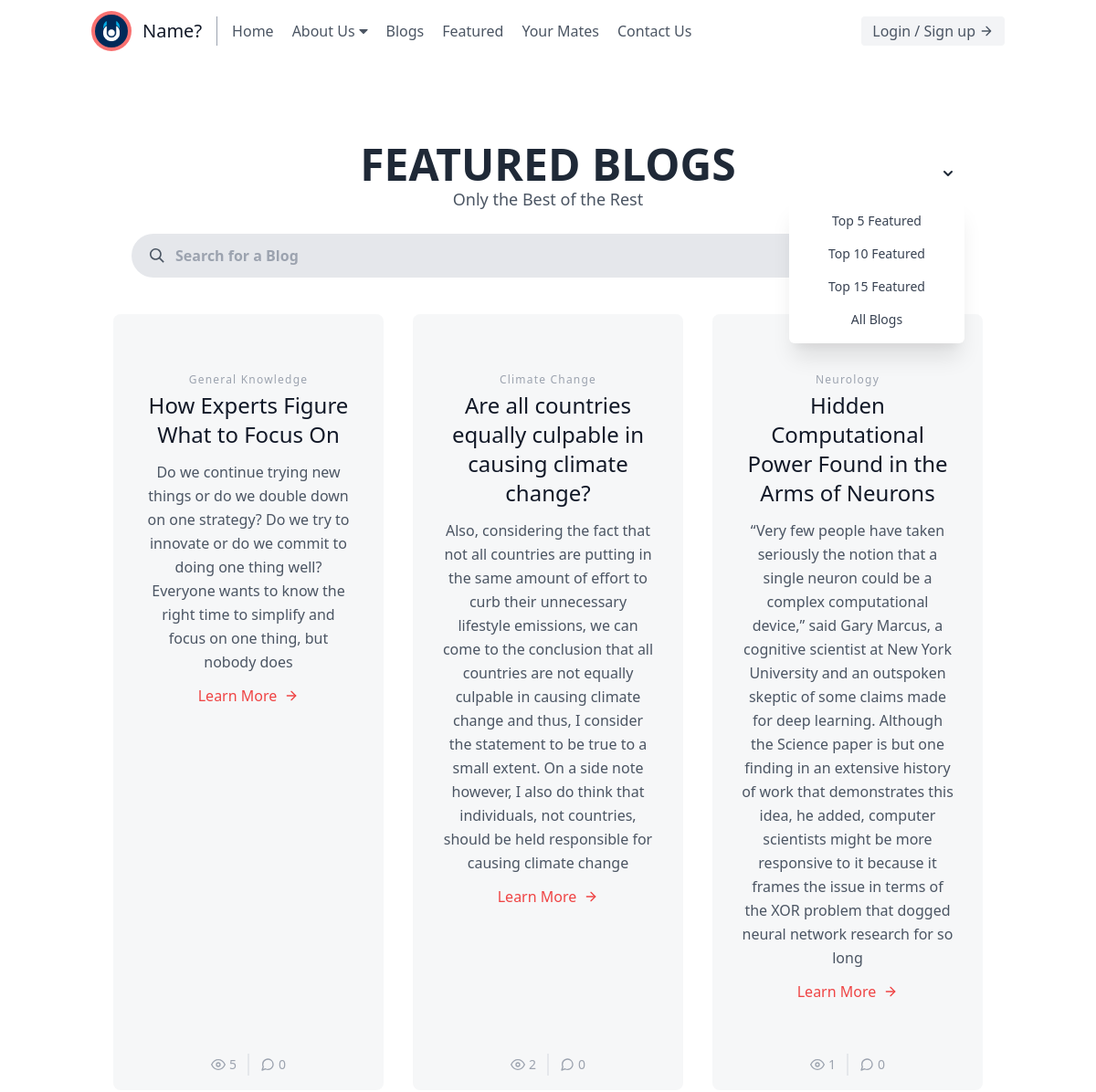
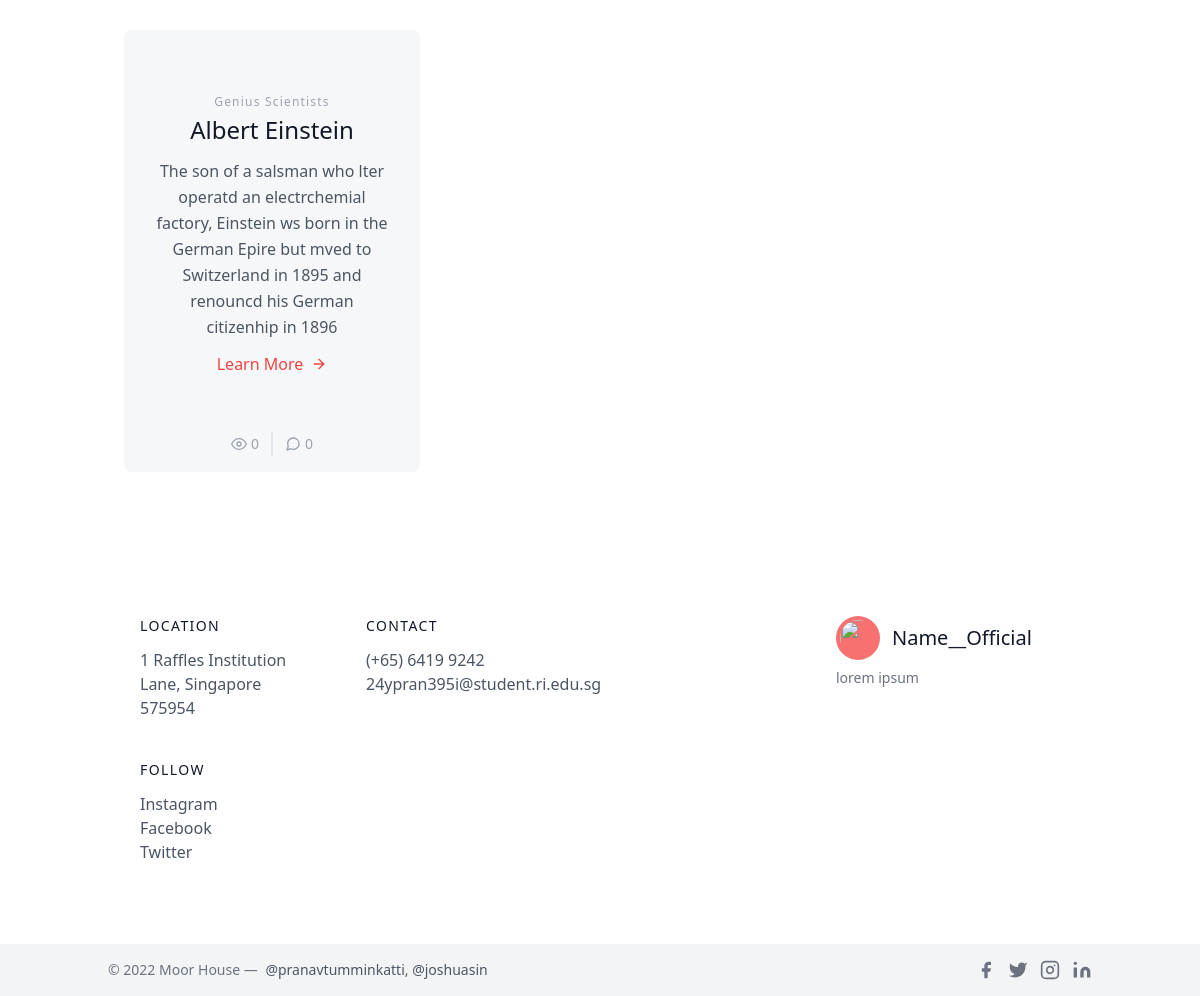
/featured_blogs, run on the app's committed database (2 pictures, top to bottom).
### BlogApp/models.py (models this page shows)
class blog_data(db.Model):
  id = db.Column(db.Integer, primary_key = True, unique=True)
  category = db.Column(db.String(50), nullable=False)
  title = db.Column(db.String(100), nullable=False)
  content = db.Column(db.Text(), nullable=False)
  synopsis = db.Column(db.String(), nullable=False)
  date_created = db.Column(db.DateTime, default=datetime.now(), nullable=False)
  img = db.Column(db.String(),nullable=False,default="https://source.unsplash.com/collection/1346951/1000x500?sig={}".format(random.randint(1,51)))
  featured = db.Column(db.Boolean(), nullable=False, default=False)
  views = db.Column(db.Integer, default=0, nullable=False)
  profile_id = db.Column(db.Integer, db.ForeignKey("profile.id"), nullable=False)
  tags = db.relationship("Tag", secondary="tag_blog", backref=db.backref("blogs", lazy = "dynamic"))
  comments = db.relationship("Comment", backref = "blog", lazy='dynamic')

### BlogApp/views/general.py (the view)
@general.route("/featured_blogs", methods=['GET', 'POST'])
@general.route("/featured_blogs/<int:limit>", methods=['GET', 'POST'])
def featured_blogs(limit=5):
    records = blog_data.query.order_by(blog_data.views.desc()).limit(limit).all()
    return render_template('general/featured_blogs.html', posts=records, reading_time=reading_time, count_likes=count_likes)

### BlogApp/templates/general/featured_blogs.html (shortened to what this page needs)
{% extends "base.html" %}
{% block body %}
<section class="text-gray-600 body-font">
    <div class="container px-5 py-12 mx-auto">
      <div class="flex flex-wrap w-full p-4">
        {% if not posts %}
          <header class="w-full container mx-auto">
            <div class="flex flex-col items-center py-6">
                <a class="font-bold text-gray-800 uppercase hover:text-gray-700 text-5xl">
                    No Blogs featured yet!
                </a>
                <p class="text-lg text-gray-600">
                  Try writing one with our <span><a href='/essay_starter' class='hover:underline hover:text-blue-800 text-blue-700'>AI-based essay starter</a>!</span>
                </p>
            </div>
          </header>
        {% else %}
          <header class="w-full container mx-auto">
            <div class="flex flex-col items-center py-6">
                <a class="font-bold text-gray-800 uppercase hover:text-gray-700 text-5xl">
                    Featured Blogs
                </a>
                <p class="text-lg text-gray-600">
                    Only the Best of the Rest
                </p>
            </div>
          </header>
        <div class="text-center absolute top-200 right-20 p-10 pr-16">
        <div x-data="{ dropdownOpen: true }" class="relative">
          <button @click="dropdownOpen = !dropdownOpen" class="relative z-10 block rounded-md bg-white p-2 focus:outline-none">
            <svg class="h-5 w-5 text-gray-800" xmlns="http://www.w3.org/2000/svg" viewBox="0 0 20 20" fill="currentColor">
              <path fill-rule="evenodd" d="M5.293 7.293a1 1 0 011.414 0L10 10.586l3.293-3.293a1 1 0 111.414 1.414l-4 4a1 1 0 01-1.414 0l-4-4a1 1 0 010-1.414z" clip-rule="evenodd" />
            </svg>
          </button>
          <div x-show="dropdownOpen" @click="dropdownOpen = false" class="fixed inset-0 h-full w-full z-10"></div>
          <div x-show="dropdownOpen" class="absolute right-0 mt-2 py-2 w-48 bg-white rounded-md shadow-xl z-20">
            <a href="/featured_blogs/5" class="block px-4 py-2 text-sm capitalize text-gray-700 hover:bg-blue-500 hover:text-white">
              Top 5 Featured
            </a>
            <a href="/featured_blogs/10" class="block px-4 py-2 text-sm capitalize text-gray-700 hover:bg-blue-500 hover:text-white">
              Top 10 Featured
            </a>
            <a href="/featured_blogs/15" class="block px-4 py-2 text-sm capitalize text-gray-700 hover:bg-blue-500 hover:text-white">
              Top 15 Featured
            </a>
            <a href="/your_blogs" class="block px-4 py-2 text-sm capitalize text-gray-700 hover:bg-blue-500 hover:text-white">
              All Blogs
            </a>
          </div>
        </div>
        </div>
        <div class="relative w-full px-5 pb-10">
          <div class="absolute h-10 mt-1 left-0 top-0 flex items-center pl-10">
              <svg class="h-4 w-4 fill-current text-gray-600" xmlns="http://www.w3.org/2000/svg" viewBox="0 0 20 20">
                  <path d="M12.9 14.32a8 8 0 1 1 1.41-1.41l5.35 5.33-1.42 1.42-5.33-5.34zM8 14A6 6 0 1 0 8 2a6 6 0 0 0 0 12z"></path>
              </svg>
          </div>
          <input id="search-toggle" type="search" placeholder="Search for a Blog" class="block w-full bg-gray-200 focus:outline-none focus:bg-white focus:shadow-md text-gray-700 font-bold rounded-full pl-12 pr-4 py-3" onkeyup="search_2()">
        </div>
        <div id = 'all' class="flex flex-wrap -m-4">
            {% for item in posts %}
              <div class="post-container-1 p-4 lg:w-1/3">
                <div class="post-container-2 h-full bg-gray-100 bg-opacity-75 px-8 pt-16 pb-24 rounded-lg overflow-hidden text-center relative">
                  <h2 class="category tracking-widest text-xs title-font font-medium text-gray-400 mb-1">{{  item.category }}</h2>
                  <h1 class="title-font sm:text-2xl text-xl font-medium text-gray-900 mb-3">{{  item.title  }}</h1>
                  <p class="leading-relaxed mb-3">{{ item.synopsis }}</p>
                  <a href='/display_post/{{ item.id }}' class="text-red-500 inline-flex items-center">Learn More
                    <svg class="w-4 h-4 ml-2" viewBox="0 0 24 24" stroke="currentColor" stroke-width="2" fill="none" stroke-linecap="round" stroke-linejoin="round">
                      <path d="M5 12h14"></path>
                      <path d="M12 5l7 7-7 7"></path>
                    </svg>
                  </a>
                  <div class="text-center mt-2 leading-none flex justify-center absolute bottom-0 left-0 w-full py-4">
                    <span class="text-gray-400 mr-3 inline-flex items-center leading-none text-sm pr-3 py-1 border-r-2 border-gray-200">
                      <svg class="w-4 h-4 mr-1" stroke="currentColor" stroke-width="2" fill="none" stroke-linecap="round" stroke-linejoin="round" viewBox="0 0 24 24">
                        <path d="M1 12s4-8 11-8 11 8 11 8-4 8-11 8-11-8-11-8z"></path>
                        <circle cx="12" cy="12" r="3"></circle>
                      </svg>{{ item.views }}
                    </span>
                    <span class="text-gray-400 inline-flex items-center leading-none text-sm">
                      {{ item.comments.all()|length }}
                    </span>
                  </div>
                </div>
              </div>
            {% endfor %}
          </div>
        </div>
        {% endif %}
      </div>
  </section>
  {% endblock %}

### BlogApp/templates/base.html (shortened to what this page needs)
<!DOCTYPE html>
<html lang='en-sg'>
<head>
  <link href="https://unpkg.com/tailwindcss@^2/dist/tailwind.min.css" rel="stylesheet">
</head>
<body>
    {% block header %}
    <header class="text-gray-600 body-font">
        <div class="container mx-auto flex flex-wrap p-3 flex-col md:flex-row items-center">
          <a class="flex title-font font-medium items-center text-gray-900 mb-4 md:mb-0">
            <img src="{{url_for('static', filename='Unveiled.jpg')}}" class="w-11 h-11 text-white p-1 bg-red-400 rounded-full"/>
            <span class="ml-3 text-xl">Name?</span>
          </a>
          <nav class="navbar md:mr-auto md:ml-4 md:py-1 md:pl-4 md:border-l md:border-gray-400	flex flex-wrap items-center text-base justify-center">
            <a href='/' class="mr-5 hover:text-gray-900">Home</a>
            <div class="dropdown mr-5">
              <button id='flash-x' class="dropbtn inline-flex items-center bg-gray-100 border-0 focus:outline-none hover:text-gray-900 rounded text-base">About Us<i class="ml-1 fa fa-caret-down"></i>
              </button>
          </div>
            <a href='/your_blogs' class="mr-5 hover:text-gray-900">Blogs</a>
            <a href='/featured_blogs' class="mr-5 hover:text-gray-900">Featured</a>
            <a href='/your_mates' class="mr-5 hover:text-gray-900">Your Mates</a>
            <a href='/contact_us' class="mr-5 hover:text-gray-900">Contact Us</a>
          </nav>
          {% if current_user.is_authenticated %}
          <button onclick="window.location.href='/dashboard'" class="inline-flex items-center bg-gray-100 border-0 py-1 px-3 focus:outline-none hover:bg-gray-200 rounded text-base mt-4 md:mt-0">{{ current_user.profile.name|capitalize }}
            <svg fill="none" stroke="currentColor" stroke-linecap="round" stroke-linejoin="round" stroke-width="2" class="w-4 h-4 ml-1" viewBox="0 0 24 24">
              <path d="M5 12h14M12 5l7 7-7 7"></path>
            </svg>
          </button>
          {% else %}
          <button onclick="window.location.href='/login'" class="inline-flex items-center bg-gray-100 border-0 py-1 px-3 focus:outline-none hover:bg-gray-200 rounded text-base mt-4 md:mt-0">Login / Sign up
            <svg fill="none" stroke="currentColor" stroke-linecap="round" stroke-linejoin="round" stroke-width="2" class="w-4 h-4 ml-1" viewBox="0 0 24 24">
              <path d="M5 12h14M12 5l7 7-7 7"></path>
            </svg>
          </button>
          {% endif %}
        </div>
      </header>
      {% endblock %}
      {% block body %}{% endblock %}
        {% block footer %}
        <footer class="text-gray-600 body-font">
          <div class="container px-5 py-20 mx-auto flex md:items-center lg:items-start md:flex-row md:flex-nowrap flex-wrap flex-col">
            <div class="w-64 flex-shrink-0 md:mx-0 mx-auto text-center md:text-left md:mt-0 mt-10">
              <a class="flex title-font font-medium items-center md:justify-start justify-center text-gray-900">
                <img src="{{url_for('static', filename='main icon.jpg')}}" class="w-11 h-11 text-white p-1 bg-red-400 rounded-full"/>
                <span class="ml-3 text-xl">Name__Official</span>
              </a>
              <p class="mt-2 text-sm text-gray-500">lorem ipsum</p>
            </div>
            <div class="flex-grow flex flex-wrap md:pr-20 -mb-10 md:text-left text-center order-first">
              <div class="lg:w-1/4 md:w-1/2 w-full mx-8">
                <h2 class="title-font font-medium text-gray-900 tracking-widest text-sm mb-3">LOCATION</h2>
                <nav class="list-none mb-10">
                  <a href='https://www.google.com.sg/maps/place/Raffles+Institution/@1.3466753,103.8412342,17z/data=!3m1!4b1!4m5!3m4!1s0x31da173fcd2fd3c7:0x8216edf9d591f42e!8m2!3d1.3466753!4d103.8434229' target="_blank" class="text-gray-600 hover:text-gray-800">1 Raffles Institution Lane, Singapore 575954</a>
                </nav>
              </div>
              <div class="lg:w-1/4 md:w-1/2 w-full mx-8">
                <h2 class="title-font font-medium text-gray-900 tracking-widest text-sm mb-3">CONTACT</h2>
                <nav class="list-none mb-10">
                  <p class="text-gray-600 hover:text-gray-800">(+65) 6419 9242</p>
                  <p class="text-gray-600 hover:text-gray-800">24ypran395i@student.ri.edu.sg</p>
                </nav>
              </div>
              <div class="lg:w-1/4 md:w-1/2 w-full mx-8">
                <h2 class="title-font font-medium text-gray-900 tracking-widest text-sm mb-3">FOLLOW</h2>
                <nav class="list-none mb-10">
                  <li>
                    <a href='https://www.instagram.com'target="_blank" class="text-gray-600 hover:text-gray-800">Instagram</a>
                  </li>
                  <li>
                      <a href='https://www.facebook.com' target="_blank" class="text-gray-600 hover:text-gray-800">Facebook</a>
                  </li>
                  <li>
                      <a href='https://twitter.com' target="_blank" class="text-gray-600 hover:text-gray-800">Twitter</a>
                  </li>
                </nav>
              </div>
            </div>
          </div>
          <div class="bg-gray-100">
            <div class="container mx-auto py-4 px-5 flex flex-wrap flex-col sm:flex-row">
              <p class="text-gray-500 text-sm text-center sm:text-left">© 2022 Moor House —
                <a href="https://twitter.com/knyttneve" rel="noopener noreferrer" class="text-gray-600 ml-1" target="_blank">@pranavtumminkatti, @joshuasin</a>
              </p>
              <span class="inline-flex sm:ml-auto sm:mt-0 mt-2 justify-center sm:justify-start">
                <a class="text-gray-500">
                  <svg fill="currentColor" stroke-linecap="round" stroke-linejoin="round" stroke-width="2" class="w-5 h-5" viewBox="0 0 24 24">
                    <path d="M18 2h-3a5 5 0 00-5 5v3H7v4h3v8h4v-8h3l1-4h-4V7a1 1 0 011-1h3z"></path>
                  </svg>
                </a>
                <a class="ml-3 text-gray-500">
                  <svg fill="currentColor" stroke-linecap="round" stroke-linejoin="round" stroke-width="2" class="w-5 h-5" viewBox="0 0 24 24">
                    <path d="M23 3a10.9 10.9 0 01-3.14 1.53 4.48 4.48 0 00-7.86 3v1A10.66 10.66 0 013 4s-4 9 5 13a11.64 11.64 0 01-7 2c9 5 20 0 20-11.5a4.5 4.5 0 00-.08-.83A7.72 7.72 0 0023 3z"></path>
                  </svg>
                </a>
                <a class="ml-3 text-gray-500">
                  <svg fill="none" stroke="currentColor" stroke-linecap="round" stroke-linejoin="round" stroke-width="2" class="w-5 h-5" viewBox="0 0 24 24">
                    <rect width="20" height="20" x="2" y="2" rx="5" ry="5"></rect>
                    <path d="M16 11.37A4 4 0 1112.63 8 4 4 0 0116 11.37zm1.5-4.87h.01"></path>
                  </svg>
                </a>
                <a class="ml-3 text-gray-500">
                  <svg fill="currentColor" stroke="currentColor" stroke-linecap="round" stroke-linejoin="round" stroke-width="0" class="w-5 h-5" viewBox="0 0 24 24">
                    <path stroke="none" d="M16 8a6 6 0 016 6v7h-4v-7a2 2 0 00-2-2 2 2 0 00-2 2v7h-4v-7a6 6 0 016-6zM2 9h4v12H2z"></path>
                    <circle cx="4" cy="4" r="2" stroke="none"></circle>
                  </svg>
                </a>
              </span>
            </div>
          </div>
        </footer>
        {% endblock %}
</body>
</html>

### BlogApp/templates/base.html (style rules this page uses)
.navbar a { float: left; font-size: 16px; text-align: center; text-decoration: none; }
.dropdown { float: left; overflow: hidden; }
.dropdown .dropbtn { font-size: 16px; border: none; outline: none; background-color: inherit; font-family: inherit; margin: 0; }

### BlogApp/templates/general/featured_blogs.html (style rules this page uses)
.post-container-1 { transition: transform .2s; }

### data on the page
blog_data: category "General Knowledge", title "How Experts Figure What to Focus On", synopsis "Do we continue trying new things or do we double down on one strategy? Do we try to innovate or do we commit to doing one thing well? Everyone wants to know the right time to simplify and focus on one thing, but nobody does", views "5", comments.all|length "0"
blog_data: category "Climate Change", title "Are all countries equally culpable in causing climate change?", synopsis "Also, considering the fact that not all countries are putting in the same amount of effort to curb their unnecessary lifestyle emissions, we can come to the conclusion that all countries are not equally culpable in causing climate change and thus, I consider the statement to be true to a small extent. On a side note however, I also do think that individuals, not countries, should be held responsible for causing climate change", views "2", comments.all|length "0"
blog_data: category "Neurology", title "Hidden Computational Power Found in the Arms of Neurons", synopsis "“Very few people have taken seriously the notion that a single neuron could be a complex computational device,” said Gary Marcus, a cognitive scientist at New York University and an outspoken skeptic of some claims made for deep learning. Although the Science paper is but one finding in an extensive history of work that demonstrates this idea, he added, computer scientists might be more responsive to it because it frames the issue in terms of the XOR problem that dogged neural network research for so long", views "1", comments.all|length "0"
blog_data: category "Genius Scientists", title "Albert Einstein", synopsis "The son of a salsman who lter operatd an electrchemial factory, Einstein ws born in the German Epire but mved to Switzerland in 1895 and renouncd his German citizenhip in 1896", views "0", comments.all|length "0"
